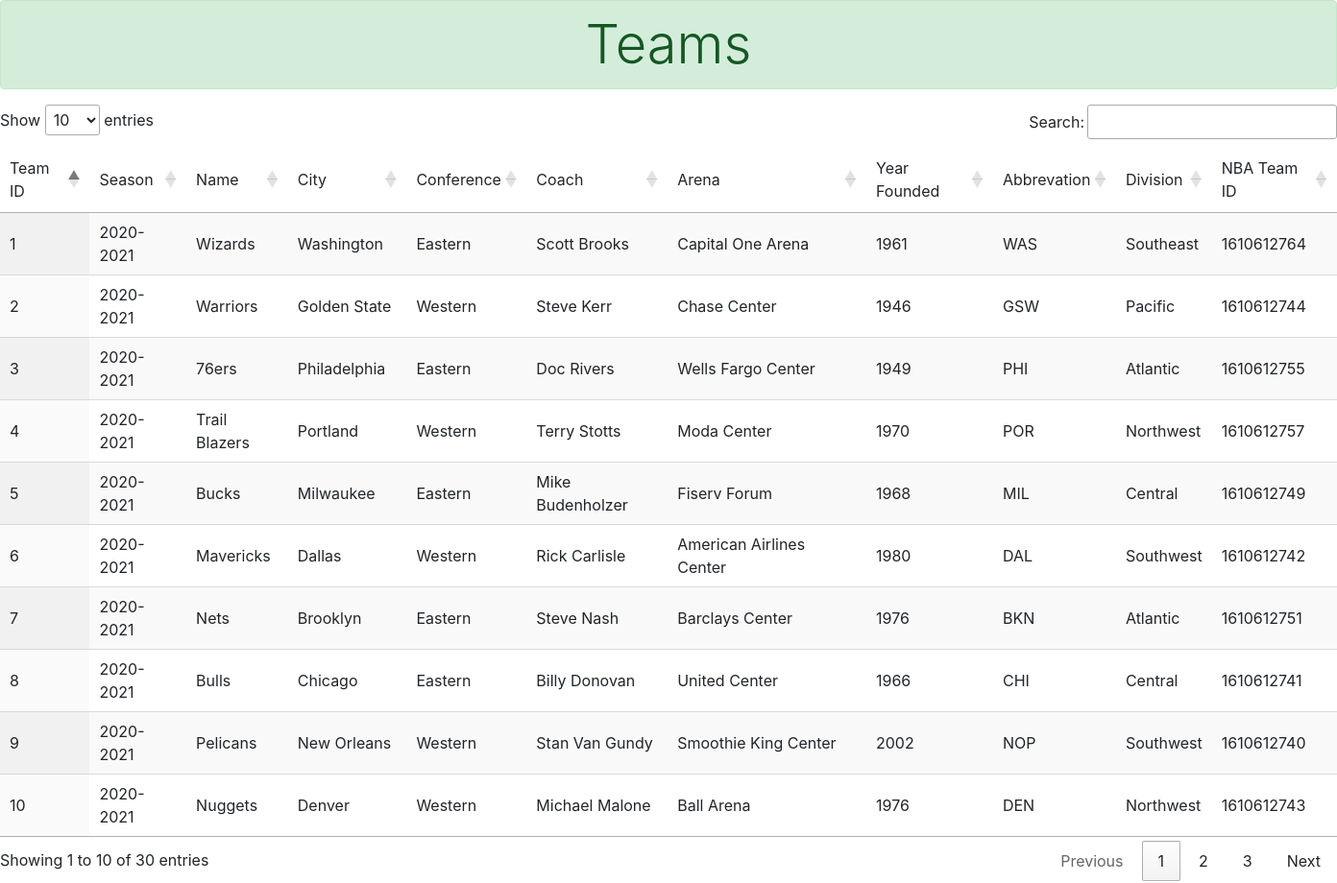
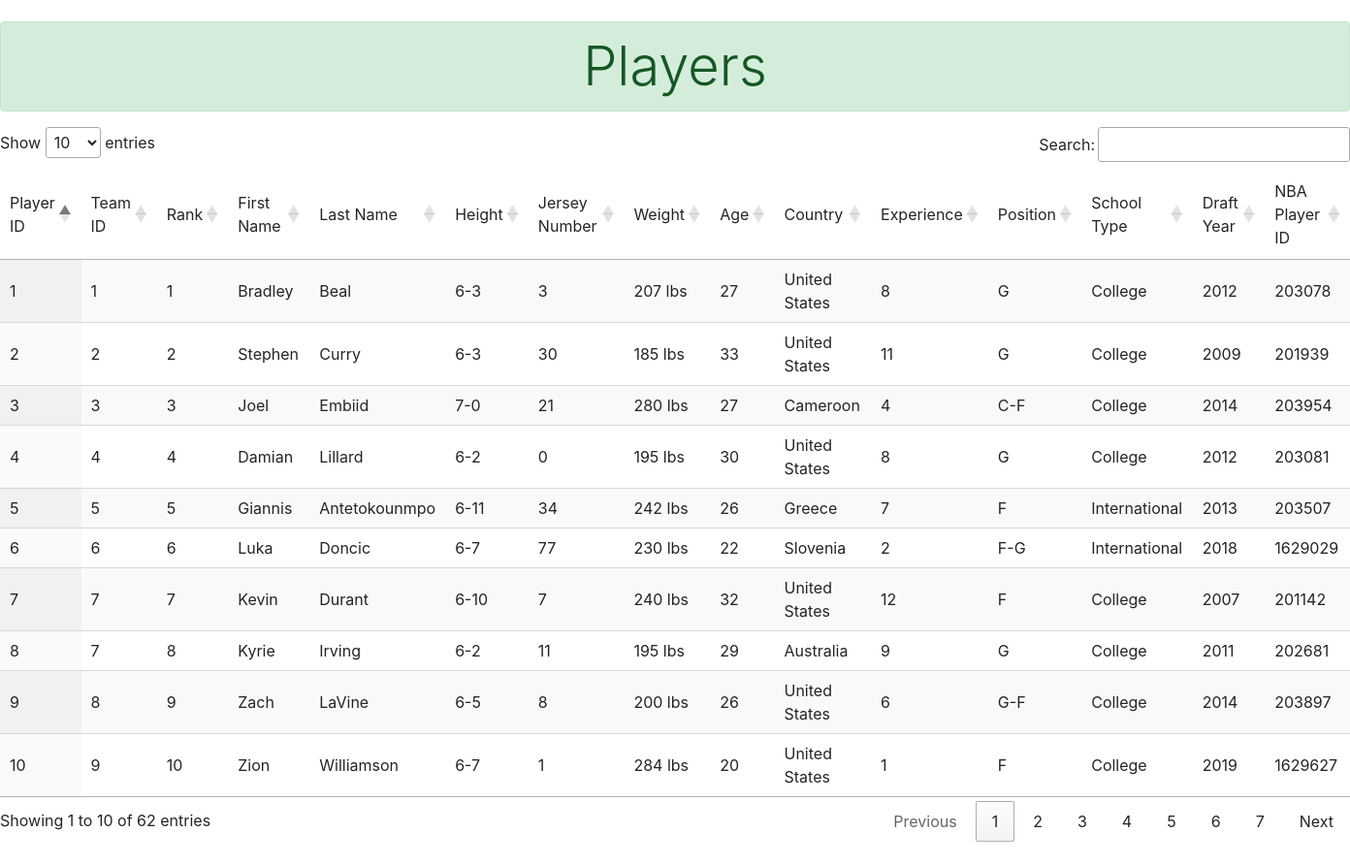
The page / on the database its author committed (2 pictures, top to bottom).
### tables this page shows
CREATE TABLE "teams" (
            "team_id"	INTEGER,
            "season"	TEXT,
            "name"	TEXT,
            "city"	TEXT,
            "conference"	TEXT,
            "coach"	BLOB,
            "arena"	TEXT,
            "yearFounded"	INTEGER,
            "abbr"	INTEGER,
            "division"	TEXT,
            "nba_team_id"	INTEGER,
            PRIMARY KEY("team_id" AUTOINCREMENT)
        );

CREATE TABLE "players" (
            "player_id"	INTEGER,
            "team_id"	INTEGER,
            "rank"	INTEGER,
            "first_name"	TEXT,
            "last_name"	TEXT,
            "height"	TEXT,
            "jersey_number"	INTEGER,
            "weight"	TEXT,
            "age"	INTEGER,
            "country"	TEXT,
            "experience"	INTEGER,
            "position"	INTEGER,
            "schoolType"	TEXT,
            "draftYear"	INTEGER,
            "nba_player_id"	INTEGER,
            PRIMARY KEY("player_id" AUTOINCREMENT),
            FOREIGN KEY("team_id") REFERENCES "teams"("team_id")
        );

### main.py (the view)
@app.route('/')
def display():
    conn = sqlite3.connect(SQL_DB_FILE)   ## Connecting to SQLite3 DB
    conn.row_factory = sqlite3.Row
    cursor = conn.cursor()  ## Creating a Cursor
    cursor.execute("SELECT * FROM teams")
    teams = cursor.fetchall()
    cursor.execute("SELECT * FROM players")
    players = cursor.fetchall()
    return render_template("display.html",teams = teams, players = players)

### templates/display.html (shortened to what this page needs)
<!doctype html>
<html lang="en">
   <head>
      <link rel="stylesheet" href="https://cdn.datatables.net/1.10.24/css/jquery.dataTables.min.css">
      <link rel="stylesheet" href="https://stackpath.bootstrapcdn.com/bootstrap/4.1.3/css/bootstrap.min.css">
   </head>
   <body>
      <h1 class="alert alert-success display-4 text-center">Teams</h1>
      <table class="display" style="width:100%" id="teams">
        <thead>
            <td>Team ID</td>
            <td>Season</td>
            <td>Name</td>
            <td>City</td>
            <td>Conference</td>
            <td>Coach</td>
            <td>Arena</td>
            <td>Year Founded</td>
            <td>Abbrevation</td>
            <td>Division</td>
            <td>NBA Team ID</td>
         </thead>
         {% for team in teams %}
            <tr>
                <td>{{team["team_id"]}}</td>
                <td>{{team["season"]}}</td>
                <td>{{team["name"]}}</td>
                <td>{{team["city"]}}</td>
                <td>{{team["conference"]}}</td>
                <td>{{team["coach"]}}</td>
                <td>{{team["arena"]}}</td>
                <td>{{team["yearFounded"]}}</td>
                <td>{{team["abbr"]}}</td>
                <td>{{team["division"]}}</td>
                <td>{{team["nba_team_id"]}}</td>
            </tr>
         {% endfor %}
      </table>
      <br />
      <h1 class="alert alert-success display-4 text-center">Players</h1>
      <table class="display" style="width:100%" id="players">
         <thead>
             <td>Player ID</td>
             <td>Team ID</td>
             <td>Rank</td>
             <td>First Name</td>
             <td>Last Name</td>
             <td>Height</td>
             <td>Jersey Number</td>
             <td>Weight</td>
             <td>Age</td>
             <td>Country</td>
             <td>Experience</td>
             <td>Position</td>
             <td>School Type</td>
             <td>Draft Year</td>
             <td>NBA Player ID</td>
          </thead>
          {% for player in players %}
             <tr>
               <td>{{player["player_id"]}}</td>
               <td>{{player["team_id"]}}</td>
               <td>{{player["rank"]}}</td>
               <td>{{player["first_name"]}}</td>
               <td>{{player["last_name"]}}</td>
               <td>{{player["height"]}}</td>
               <td>{{player["jersey_number"]}}</td>
               <td>{{player["weight"]}}</td>
               <td>{{player["age"]}}</td>
               <td>{{player["country"]}}</td>
               <td>{{player["experience"]}}</td>
               <td>{{player["position"]}}</td>
               <td>{{player["schoolType"]}}</td>
               <td>{{player["draftYear"]}}</td>
               <td>{{player["nba_player_id"]}}</td>
             </tr>
          {% endfor %}
       </table>
       <br />
   </body>
</html>

### rows shown on the page
teams: team_id "1", season "2020-2021", name "Wizards", city "Washington", conference "Eastern", coach "Scott Brooks", arena "Capital One Arena", yearFounded "1961", abbr "WAS", division "Southeast", nba_team_id "1610612764"
teams: team_id "2", season "2020-2021", name "Warriors", city "Golden State", conference "Western", coach "Steve Kerr", arena "Chase Center", yearFounded "1946", abbr "GSW", division "Pacific", nba_team_id "1610612744"
teams: team_id "3", season "2020-2021", name "76ers", city "Philadelphia", conference "Eastern", coach "Doc Rivers", arena "Wells Fargo Center", yearFounded "1949", abbr "PHI", division "Atlantic", nba_team_id "1610612755"
teams: team_id "4", season "2020-2021", name "Trail Blazers", city "Portland", conference "Western", coach "Terry Stotts", arena "Moda Center", yearFounded "1970", abbr "POR", division "Northwest", nba_team_id "1610612757"
teams: team_id "5", season "2020-2021", name "Bucks", city "Milwaukee", conference "Eastern", coach "Mike Budenholzer", arena "Fiserv Forum", yearFounded "1968", abbr "MIL", division "Central", nba_team_id "1610612749"
teams: team_id "6", season "2020-2021", name "Mavericks", city "Dallas", conference "Western", coach "Rick Carlisle", arena "American Airlines Center", yearFounded "1980", abbr "DAL", division "Southwest", nba_team_id "1610612742"
teams: team_id "7", season "2020-2021", name "Nets", city "Brooklyn", conference "Eastern", coach "Steve Nash", arena "Barclays Center", yearFounded "1976", abbr "BKN", division "Atlantic", nba_team_id "1610612751"
teams: team_id "8", season "2020-2021", name "Bulls", city "Chicago", conference "Eastern", coach "Billy Donovan", arena "United Center", yearFounded "1966", abbr "CHI", division "Central", nba_team_id "1610612741"
teams: team_id "9", season "2020-2021", name "Pelicans", city "New Orleans", conference "Western", coach "Stan Van Gundy", arena "Smoothie King Center", yearFounded "2002", abbr "NOP", division "Southwest", nba_team_id "1610612740"
teams: team_id "10", season "2020-2021", name "Nuggets", city "Denver", conference "Western", coach "Michael Malone", arena "Ball Arena", yearFounded "1976", abbr "DEN", division "Northwest", nba_team_id "1610612743"
players: player_id "1", team_id "1", rank "1", first_name "Bradley", last_name "Beal", height "6-3", jersey_number "3", weight "207 lbs", age "27", country "United States", experience "8", position "G", schoolType "College", draftYear "2012", nba_player_id "203078"
players: player_id "2", team_id "2", rank "2", first_name "Stephen", last_name "Curry", height "6-3", jersey_number "30", weight "185 lbs", age "33", country "United States", experience "11", position "G", schoolType "College", draftYear "2009", nba_player_id "201939"
players: player_id "3", team_id "3", rank "3", first_name "Joel", last_name "Embiid", height "7-0", jersey_number "21", weight "280 lbs", age "27", country "Cameroon", experience "4", position "C-F", schoolType "College", draftYear "2014", nba_player_id "203954"
players: player_id "4", team_id "4", rank "4", first_name "Damian", last_name "Lillard", height "6-2", jersey_number "0", weight "195 lbs", age "30", country "United States", experience "8", position "G", schoolType "College", draftYear "2012", nba_player_id "203081"
players: player_id "5", team_id "5", rank "5", first_name "Giannis", last_name "Antetokounmpo", height "6-11", jersey_number "34", weight "242 lbs", age "26", country "Greece", experience "7", position "F", schoolType "International", draftYear "2013", nba_player_id "203507"
players: player_id "6", team_id "6", rank "6", first_name "Luka", last_name "Doncic", height "6-7", jersey_number "77", weight "230 lbs", age "22", country "Slovenia", experience "2", position "F-G", schoolType "International", draftYear "2018", nba_player_id "1629029"
players: player_id "7", team_id "7", rank "7", first_name "Kevin", last_name "Durant", height "6-10", jersey_number "7", weight "240 lbs", age "32", country "United States", experience "12", position "F", schoolType "College", draftYear "2007", nba_player_id "201142"
players: player_id "8", team_id "7", rank "8", first_name "Kyrie", last_name "Irving", height "6-2", jersey_number "11", weight "195 lbs", age "29", country "Australia", experience "9", position "G", schoolType "College", draftYear "2011", nba_player_id "202681"
players: player_id "9", team_id "8", rank "9", first_name "Zach", last_name "LaVine", height "6-5", jersey_number "8", weight "200 lbs", age "26", country "United States", experience "6", position "G-F", schoolType "College", draftYear "2014", nba_player_id "203897"
players: player_id "10", team_id "9", rank "10", first_name "Zion", last_name "Williamson", height "6-7", jersey_number "1", weight "284 lbs", age "20", country "United States", experience "1", position "F", schoolType "College", draftYear "2019", nba_player_id "1629627"
